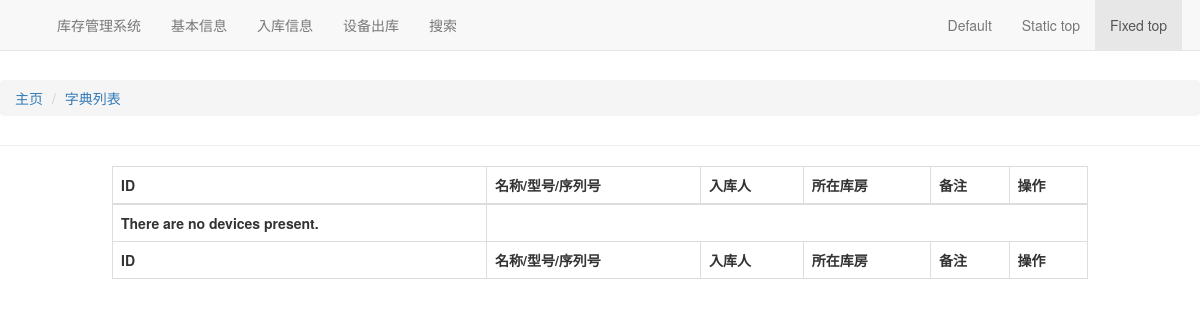
/stock/deviceins, run on an earlier commit of the app's database.
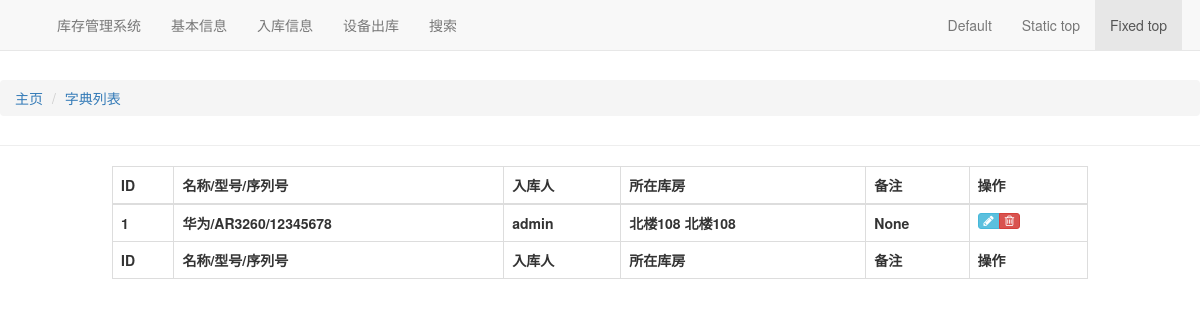
And on a later commit of the database.
### stock/models.py (models this page shows, shortened)
class DeviceIn(CommonInfo):
    device = models.ForeignKey(
        Device,
        on_delete=models.SET_NULL,
        blank=True,
        null=True,
    )
    warehouse = models.ForeignKey(
        Warehouse,
        on_delete=models.SET_NULL,
        blank=True,
        null=True,
    )
    employee = models.ForeignKey(
        UserProfile,
        on_delete=models.SET_NULL,
        blank=True,
        null=True,
    )
    class Meta:
        verbose_name = '设备入库表'
        verbose_name_plural = '设备入库表'

### asset/models.py (models this page shows, shortened)
class Device(CommonInfo):
    status_choice = (
        (1, '在库中'),
        (2, '已出库'),
    )
    good_choice = (
        (1, '故障'),
        (5, '良好'),
    )
    brand = models.ForeignKey(Wordbook,
                              blank=True,
                              on_delete=models.SET_NULL,
                              related_name='device_brands',
                              null=True,
                              verbose_name="名称")
    model = models.ForeignKey(Wordbook,
                              blank=True,
                              on_delete=models.SET_NULL,
                              related_name='device_models',
                              null=True,
                              verbose_name="型号")
    sn = models.CharField(max_length=100, verbose_name="设备编码", db_index=True)
    classification = models.ForeignKey(Wordbook,
                                       blank=True,
                                       on_delete=models.SET_NULL,
                                       related_name='device_classifications',
                                       null=True,
                                       verbose_name="类型")
    good = models.IntegerField(default=5,
                               choices=good_choice,
                               verbose_name="设备状态")
    value = models.DecimalField(default=0,
                                max_digits=10,
                                decimal_places=2,
                                verbose_name="价格")
    asset = models.CharField(max_length=100,
                             blank=True,
                             null=True,
                             verbose_name="资产编码")
    sap = models.CharField(max_length=100,
                           blank=True,
                           null=True,
                           verbose_name="SAP")
    status = models.IntegerField(default=1,
                                 choices=status_choice,
                                 verbose_name="状态")
    warehouse = models.ForeignKey(Warehouse,
                                  on_delete=models.SET_NULL,
                                  blank=True,
                                  null=True,
                                  verbose_name="所在库房")
    location = models.CharField(max_length=50,
                                blank=True,
                                null=True,
                                verbose_name="位置")
    def get_device_display(self):
        return u'{0}/{1}/{2}'.format(self.brand.name, self.model.name, self.sn)
    class Meta:
        verbose_name = '设备表'
        verbose_name_plural = '设备表'

### basic/models.py (models this page shows, shortened)
class CommonInfo(models.Model):
    check_choice = (
        (True, u'已审核'),
        (False, u'未审核'),
    )
    attach = models.FileField(upload_to='attachment/%Y/%m/%d',
                              verbose_name='附件',
                              blank=True,
                              null=True)
    check = models.BooleanField(default=False,
                                choices=check_choice,
                                verbose_name=u"是否审核")
    create_date = models.DateTimeField(blank=True,
                                       null=True,
                                       auto_now_add=True,
                                       verbose_name=u"创建时间")
    modify_date = models.DateTimeField(blank=True,
                                       null=True,
                                       auto_now=True,
                                       verbose_name=u"修改时间")
    description = models.CharField(max_length=100,
                                   blank=True,
                                   null=True,
                                   verbose_name=u"备注")
    class Meta:
        app_label = 'stock'
        abstract = True
        ordering = ['-modify_date']

class Wordbook(CommonInfo):
    name = models.CharField(max_length=30,
                            unique=True,
                            verbose_name=u"名称",
                            db_index=True)
    class Meta:
        verbose_name = u'字典表'
        verbose_name_plural = u'字典表'

class Warehouse(CommonInfo):
    name = models.CharField(max_length=30,
                            unique=True,
                            verbose_name=u"名称",
                            db_index=True)
    location = models.CharField(max_length=50, unique=True, verbose_name=u"位置")
    def __str__(self):
        return self.name + ' ' + self.location
    class Meta:
        verbose_name = u'库房表'
        verbose_name_plural = u'库房表'

### user/models.py (models this page shows)
class UserProfile(CommonInfo):
    user = models.OneToOneField(User,
                                on_delete=models.CASCADE,
                                related_name='profile')
    name = models.CharField('姓名', max_length=50, blank=True, null=True)
    department = models.ForeignKey(Wordbook,
                                   on_delete=models.SET_NULL,
                                   related_name='dep_users',
                                   blank=True,
                                   null=True)
    team = models.ForeignKey(Wordbook,
                             on_delete=models.SET_NULL,
                             related_name='team_users',
                             blank=True,
                             null=True)
    role = models.ForeignKey(Role,
                             on_delete=models.SET_NULL,
                             blank=True,
                             null=True,
                             verbose_name=u"角色")
    phone = models.CharField('固定电话', max_length=50, blank=True, null=True)
    mobile = models.CharField('电话', max_length=50, blank=True, null=True)
    class Meta:
        verbose_name = '用户信息'
    def __str__(self):
        return self.user.__str__()

### stock/views.py (the view)
# urls.py: path('deviceins', DeviceInList.as_view(), name='deviceins'),
class DeviceInList(ListView):
    model = DeviceIn

### templates/stock/devicein_list.html (shortened to what this page needs)
{% extends 'base.html' %}
{% block breadcrumb %}
<li id="orbit"><a href="{%url 'basic:wordbooks' %}">字典列表</a></li>
{% endblock %}
{% block maincontent %}
<div id="data" class="col-md-10 col-md-offset-1">
	<table id='dataTable' class='table table-bordered table-hover' cellspacing='0' width='100%'>
		<thead>
			<tr>
				<th>ID</th>
				<th>名称/型号/序列号</th>
				<th>入库人</th>
				<th>所在库房</th>
				<th>备注</th>
				<th>操作</th>
			</tr>
		</thead>
		{% if object_list %}
		{% for d in object_list %}
		<tr>
			<th>{{ d.id }}</th>
			<th>{{ d.device.get_device_display }}</th>
			<th>{{ d.employee }}</th>
			<th>{{ d.warehouse }}</th>
			<th>{{ d.description }}</th>
			<th>
				<div class="hidden-sm hidden-xs btn-group">
					<a class="btn btn-xs btn-info" href="{% url 'asset:edit_device' d.id %}">
						<i class="ace-icon fa fa-pencil bigger-120"></i>
					</a>
					<a class="btn btn-xs btn-danger" href="{% url 'asset:delete_device' d.id %}">
						<i class="ace-icon fa fa-trash-o bigger-120"></i>
					</a>
				</div>
			</th>
		</tr>
		{% endfor %}
		{% else %}
		<tr>
			<th><strong>There are no devices present.</strong></th>
		</tr>
		{% endif %}
		<tfoot>
			<tr>
				<th>ID</th>
				<th>名称/型号/序列号</th>
				<th>入库人</th>
				<th>所在库房</th>
				<th>备注</th>
				<th>操作</th>
			</tr>
		</tfoot>
	</table>
</div>
{% endblock %}

What changed in the data, as far as the page shows it:
added DeviceIn: id "1", device.device "华为/AR3260/12345678", employee "admin", warehouse "北楼108 北楼108", description "None"
Also different on the page:
text no longer shown: "There are no devices present."
